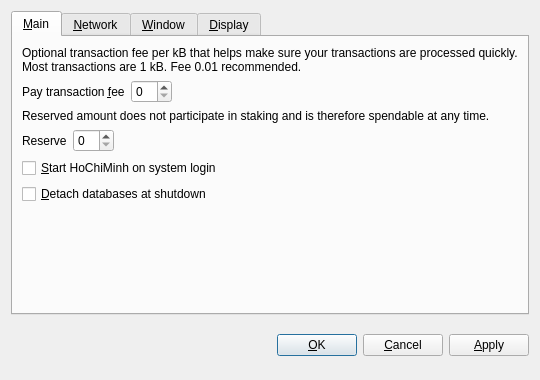
<?xml version="1.0" encoding="UTF-8"?>
<ui version="4.0">
 <class>OptionsDialog</class>
 <widget class="QDialog" name="OptionsDialog">
  <property name="geometry">
   <rect>
    <x>0</x>
    <y>0</y>
    <width>540</width>
    <height>380</height>
   </rect>
  </property>
  <property name="windowTitle">
   <string>Options</string>
  </property>
  <property name="modal">
   <bool>true</bool>
  </property>
  <layout class="QVBoxLayout" name="verticalLayout">
   <item>
    <widget class="QTabWidget" name="tabWidget">
     <property name="tabPosition">
      <enum>QTabWidget::North</enum>
     </property>
     <property name="currentIndex">
      <number>0</number>
     </property>
     <widget class="QWidget" name="tabMain">
      <attribute name="title">
       <string>&amp;Main</string>
      </attribute>
      <layout class="QVBoxLayout" name="verticalLayout_Main">
       <item>
        <widget class="QLabel" name="transactionFeeInfoLabel">
         <property name="text">
          <string>Optional transaction fee per kB that helps make sure your transactions are processed quickly. Most transactions are 1 kB. Fee 0.01 recommended.</string>
         </property>
         <property name="textFormat">
          <enum>Qt::PlainText</enum>
         </property>
         <property name="wordWrap">
          <bool>true</bool>
         </property>
        </widget>
       </item>
       <item>
        <layout class="QHBoxLayout" name="horizontalLayoutFee">
         <item>
          <widget class="QLabel" name="transactionFeeLabel">
           <property name="text">
            <string>Pay transaction &amp;fee</string>
           </property>
           <property name="textFormat">
            <enum>Qt::PlainText</enum>
           </property>
           <property name="buddy">
            <cstring>transactionFee</cstring>
           </property>
          </widget>
         </item>
         <item>
          <widget class="BitcoinAmountField" name="transactionFee"/>
         </item>
         <item>
          <spacer name="horizontalSpacerFee">
           <property name="orientation">
            <enum>Qt::Horizontal</enum>
           </property>
           <property name="sizeHint" stdset="0">
            <size>
             <width>40</width>
             <height>20</height>
            </size>
           </property>
          </spacer>
         </item>
        </layout>
       </item>
       <item>
        <widget class="QLabel" name="reserveBalanceInfoLabel">
         <property name="text">
          <string>Reserved amount does not participate in staking and is therefore spendable at any time.</string>
         </property>
         <property name="textFormat">
          <enum>Qt::PlainText</enum>
         </property>
         <property name="wordWrap">
          <bool>true</bool>
         </property>
        </widget>
       </item>
       <item>
        <layout class="QHBoxLayout" name="horizontalLayoutReserveBalance">
         <item>
          <widget class="QLabel" name="reserveBalanceLabel">
           <property name="text">
            <string>Reserve</string>
           </property>
           <property name="textFormat">
            <enum>Qt::PlainText</enum>
           </property>
           <property name="buddy">
            <cstring>reserveBalance</cstring>
           </property>
          </widget>
         </item>
         <item>
          <widget class="BitcoinAmountField" name="reserveBalance"/>
         </item>
         <item>
          <spacer name="horizontalSpacerReserveBalance">
           <property name="orientation">
            <enum>Qt::Horizontal</enum>
           </property>
           <property name="sizeHint" stdset="0">
            <size>
             <width>40</width>
             <height>20</height>
            </size>
           </property>
          </spacer>
         </item>
        </layout>
       </item>
       <item>
        <widget class="QCheckBox" name="bitcoinAtStartup">
         <property name="toolTip">
          <string>Automatically start HoChiMinh after logging in to the system.</string>
         </property>
         <property name="text">
          <string>&amp;Start HoChiMinh on system login</string>
         </property>
        </widget>
       </item>
       <item>
        <widget class="QCheckBox" name="detachDatabases">
         <property name="toolTip">
          <string>Detach block and address databases at shutdown. This means they can be moved to another data directory, but it slows down shutdown. The wallet is always detached.</string>
         </property>
         <property name="text">
          <string>&amp;Detach databases at shutdown</string>
         </property>
        </widget>
       </item>
       <item>
        <spacer name="verticalSpacer_Main">
         <property name="orientation">
          <enum>Qt::Vertical</enum>
         </property>
         <property name="sizeHint" stdset="0">
          <size>
           <width>20</width>
           <height>40</height>
          </size>
         </property>
        </spacer>
       </item>
      </layout>
     </widget>
     <widget class="QWidget" name="tabNetwork">
      <attribute name="title">
       <string>&amp;Network</string>
      </attribute>
      <layout class="QVBoxLayout" name="verticalLayout_Network">
       <item>
        <widget class="QCheckBox" name="mapPortUpnp">
         <property name="toolTip">
          <string>Automatically open the HoChiMinh client port on the router. This only works when your router supports UPnP and it is enabled.</string>
         </property>
         <property name="text">
          <string>Map port using &amp;UPnP</string>
         </property>
        </widget>
       </item>
       <item>
        <widget class="QCheckBox" name="connectSocks">
         <property name="toolTip">
          <string>Connect to the HoChiMinh network through a SOCKS proxy (e.g. when connecting through Tor).</string>
         </property>
         <property name="text">
          <string>&amp;Connect through SOCKS proxy:</string>
         </property>
        </widget>
       </item>
       <item>
        <layout class="QHBoxLayout" name="horizontalLayout_Network">
         <item>
          <widget class="QLabel" name="proxyIpLabel">
           <property name="text">
            <string>Proxy &amp;IP:</string>
           </property>
           <property name="textFormat">
            <enum>Qt::PlainText</enum>
           </property>
           <property name="buddy">
            <cstring>proxyIp</cstring>
           </property>
          </widget>
         </item>
         <item>
          <widget class="QValidatedLineEdit" name="proxyIp">
           <property name="maximumSize">
            <size>
             <width>140</width>
             <height>16777215</height>
            </size>
           </property>
           <property name="toolTip">
            <string>IP address of the proxy (e.g. 127.0.0.1)</string>
           </property>
          </widget>
         </item>
         <item>
          <widget class="QLabel" name="proxyPortLabel">
           <property name="text">
            <string>&amp;Port:</string>
           </property>
           <property name="textFormat">
            <enum>Qt::PlainText</enum>
           </property>
           <property name="buddy">
            <cstring>proxyPort</cstring>
           </property>
          </widget>
         </item>
         <item>
          <widget class="QLineEdit" name="proxyPort">
           <property name="maximumSize">
            <size>
             <width>55</width>
             <height>16777215</height>
            </size>
           </property>
           <property name="toolTip">
            <string>Port of the proxy (e.g. 9050)</string>
           </property>
          </widget>
         </item>
         <item>
          <widget class="QLabel" name="socksVersionLabel">
           <property name="text">
            <string>SOCKS &amp;Version:</string>
           </property>
           <property name="textFormat">
            <enum>Qt::PlainText</enum>
           </property>
           <property name="buddy">
            <cstring>socksVersion</cstring>
           </property>
          </widget>
         </item>
         <item>
          <widget class="QValueComboBox" name="socksVersion">
           <property name="toolTip">
            <string>SOCKS version of the proxy (e.g. 5)</string>
           </property>
          </widget>
         </item>
         <item>
          <spacer name="horizontalSpacer_Network">
           <property name="orientation">
            <enum>Qt::Horizontal</enum>
           </property>
           <property name="sizeHint" stdset="0">
            <size>
             <width>40</width>
             <height>20</height>
            </size>
           </property>
          </spacer>
         </item>
        </layout>
       </item>
       <item>
        <spacer name="verticalSpacer_Network">
         <property name="orientation">
          <enum>Qt::Vertical</enum>
         </property>
         <property name="sizeHint" stdset="0">
          <size>
           <width>20</width>
           <height>40</height>
          </size>
         </property>
        </spacer>
       </item>
      </layout>
     </widget>
     <widget class="QWidget" name="tabWindow">
      <attribute name="title">
       <string>&amp;Window</string>
      </attribute>
      <layout class="QVBoxLayout" name="verticalLayout_Window">
       <item>
        <widget class="QCheckBox" name="minimizeToTray">
         <property name="toolTip">
          <string>Show only a tray icon after minimizing the window.</string>
         </property>
         <property name="text">
          <string>&amp;Minimize to the tray instead of the taskbar</string>
         </property>
        </widget>
       </item>
       <item>
        <widget class="QCheckBox" name="minimizeOnClose">
         <property name="toolTip">
          <string>Minimize instead of exit the application when the window is closed. When this option is enabled, the application will be closed only after selecting Quit in the menu.</string>
         </property>
         <property name="text">
          <string>M&amp;inimize on close</string>
         </property>
        </widget>
       </item>
       <item>
        <spacer name="verticalSpacer_Window">
         <property name="orientation">
          <enum>Qt::Vertical</enum>
         </property>
         <property name="sizeHint" stdset="0">
          <size>
           <width>20</width>
           <height>40</height>
          </size>
         </property>
        </spacer>
       </item>
      </layout>
     </widget>
     <widget class="QWidget" name="tabDisplay">
      <attribute name="title">
       <string>&amp;Display</string>
      </attribute>
      <layout class="QVBoxLayout" name="verticalLayout_Display">
       <item>
        <layout class="QHBoxLayout" name="horizontalLayout_1_Display">
         <item>
          <widget class="QLabel" name="langLabel">
           <property name="text">
            <string>User Interface &amp;language:</string>
           </property>
           <property name="textFormat">
            <enum>Qt::PlainText</enum>
           </property>
           <property name="buddy">
            <cstring>lang</cstring>
           </property>
          </widget>
         </item>
         <item>
          <widget class="QValueComboBox" name="lang">
           <property name="toolTip">
            <string>The user interface language can be set here. This setting will take effect after restarting HoChiMinh.</string>
           </property>
          </widget>
         </item>
        </layout>
       </item>
       <item>
        <layout class="QHBoxLayout" name="horizontalLayout_2_Display">
         <item>
          <widget class="QLabel" name="unitLabel">
           <property name="text">
            <string>&amp;Unit to show amounts in:</string>
           </property>
           <property name="textFormat">
            <enum>Qt::PlainText</enum>
           </property>
           <property name="buddy">
            <cstring>unit</cstring>
           </property>
          </widget>
         </item>
         <item>
          <widget class="QValueComboBox" name="unit">
           <property name="toolTip">
            <string>Choose the default subdivision unit to show in the interface and when sending coins.</string>
           </property>
          </widget>
         </item>
        </layout>
       </item>
       <item>
        <widget class="QCheckBox" name="displayAddresses">
         <property name="toolTip">
          <string>Whether to show HoChiMinh addresses in the transaction list or not.</string>
         </property>
         <property name="text">
          <string>&amp;Display addresses in transaction list</string>
         </property>
        </widget>
       </item>
       <item>
        <widget class="QCheckBox" name="coinControlFeatures">
         <property name="toolTip">
          <string>Whether to show coin control features or not.</string>
         </property>
         <property name="text">
          <string>Display coin &amp;control features (experts only!)</string>
         </property>
        </widget>
       </item>
       <item>
        <spacer name="verticalSpacer_Display">
         <property name="orientation">
          <enum>Qt::Vertical</enum>
         </property>
         <property name="sizeHint" stdset="0">
          <size>
           <width>20</width>
           <height>40</height>
          </size>
         </property>
        </spacer>
       </item>
      </layout>
     </widget>
    </widget>
   </item>
   <item>
    <layout class="QHBoxLayout" name="horizontalLayout_Buttons">
     <item>
      <spacer name="horizontalSpacer_1">
       <property name="orientation">
        <enum>Qt::Horizontal</enum>
       </property>
       <property name="sizeHint" stdset="0">
        <size>
         <width>40</width>
         <height>48</height>
        </size>
       </property>
      </spacer>
     </item>
     <item>
      <widget class="QLabel" name="statusLabel">
       <property name="font">
        <font>
         <weight>75</weight>
         <bold>true</bold>
        </font>
       </property>
       <property name="text">
        <string/>
       </property>
       <property name="textFormat">
        <enum>Qt::PlainText</enum>
       </property>
       <property name="wordWrap">
        <bool>true</bool>
       </property>
      </widget>
     </item>
     <item>
      <spacer name="horizontalSpacer_2">
       <property name="orientation">
        <enum>Qt::Horizontal</enum>
       </property>
       <property name="sizeHint" stdset="0">
        <size>
         <width>40</width>
         <height>48</height>
        </size>
       </property>
      </spacer>
     </item>
     <item>
      <widget class="QPushButton" name="okButton">
       <property name="text">
        <string>&amp;OK</string>
       </property>
      </widget>
     </item>
     <item>
      <widget class="QPushButton" name="cancelButton">
       <property name="text">
        <string>&amp;Cancel</string>
       </property>
       <property name="autoDefault">
        <bool>false</bool>
       </property>
      </widget>
     </item>
     <item>
      <widget class="QPushButton" name="applyButton">
       <property name="text">
        <string>&amp;Apply</string>
       </property>
       <property name="autoDefault">
        <bool>false</bool>
       </property>
      </widget>
     </item>
    </layout>
   </item>
  </layout>
 </widget>
 <customwidgets>
  <customwidget>
   <class>BitcoinAmountField</class>
   <extends>QSpinBox</extends>
   <header>bitcoinamountfield.h</header>
  </customwidget>
  <customwidget>
   <class>QValueComboBox</class>
   <extends>QComboBox</extends>
   <header>qvaluecombobox.h</header>
  </customwidget>
  <customwidget>
   <class>QValidatedLineEdit</class>
   <extends>QLineEdit</extends>
   <header>qvalidatedlineedit.h</header>
  </customwidget>
 </customwidgets>
 <resources/>
 <connections/>
</ui>
